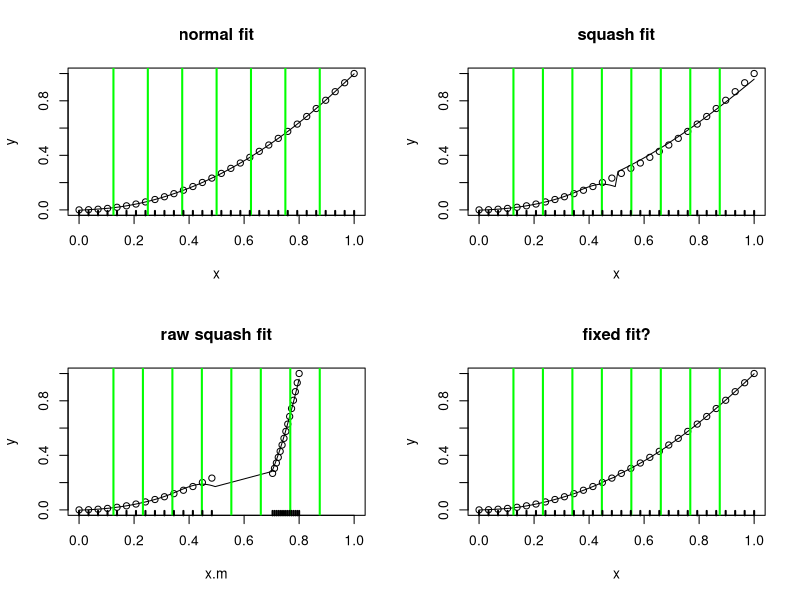

Source code (R):
# integration experiment.

# uses the functions from section 3.2.1 of the Red Book
# data
#size<-c(1.42,1.58,1.78,1.99,1.99,1.99,2.13,2.13,2.13, 
#2.32,2.32,2.32,2.32,2.32,2.43,2.43,2.78,2.98,2.98) 
#y<-c(4.0,4.2,2.5,2.6,2.8,2.4,3.2,2.4,2.6,4.8,2.9, 
#3.8,3.0,2.7,3.1,3.3,3.0,2.8,1.7) 
#x<-size-min(size);x<-x/max(x) 


# different data
x<-seq(0,1,len=30)
y<-x^2



#R(x,z)forcubicsplineon[0,1]
rk<-function(x,z){
   ((z-0.5)^2-1/12)*((x-0.5)^2-1/12)/4- 
      ((abs(x-z)-0.5)^4-(abs(x-z)-0.5)^2/2+7/240)/24 
} 

spl.X<-function(x,xk){
   #set up model matrix for cubic penalized regression spline
   q<-length(xk)+2 #numberofparameters 
   n<-length(x) #numberofdata 
   X<-matrix(1,n,q)#initializedmodelmatrix 
   X[,2]<-x #setsecondcolumntox 
   X[,3:q]<-outer(x,xk,FUN=rk)#andremainingtoR(x,xk) 
   X 
} 

spl.S<-function(xk){ 
   # set up the penalized regression spline penalty matrix, 
   # given knot sequence xk 
   q<-length(xk)+2;S<-matrix(0,q,q) # initialize matrix to 0 
   S[3:q,3:q]<-outer(xk,xk,FUN=rk) # fill in non-zero part 
   S 
} 

# A simple matrix square root 
mat.sqrt<-function(S){
   d<-eigen(S,symmetric=TRUE) 
   rS<-d$vectors%*%diag(d$values^0.5)%*%t(d$vectors) 
} 

# functiont of it penalized regression spline to x,y data, 
# with knots xk,given smoothing parameter, lambda. 
prs.fit<-function(y,x,xk,lambda) {
   q<-length(xk)+2 #dimension of basis 
   n<-length(x) #number of data 
   # create augmented model matrix.... 
   Xa<-rbind(spl.X(x,xk),mat.sqrt(spl.S(xk))*sqrt(lambda)) 
   y[(n+1):(n+q)]<-0 #augment the data vector 
   lm(y~Xa-1)#fit and return penalized regression spline 
} 

xp<-seq(0,1,len=120) # xvaluesforprediction 
xk<-1:7/8 #choosesomeknots 
#xk<-c(unique(x),1.3)
mod.2<-prs.fit(y,x,xk,0.0001)# fitpen.reg.spline 
Xp<-spl.X(xp,xk)#matrixtomapparamstofittedvaluesatxp 

par(mfrow=c(2,2))
#plot data & spl.fit 
plot(x,y, main="normal fit")
lines(xp,Xp%*%coef(mod.2))
abline(v=xk,col="green",lwd=2)
rug(x,lwd=2)

#########################################################################

# now crazy things happen
# move around the values of x and xk
xk<-seq(1/8,7/8,len=8) #choose some knots 
xp<-seq(0,1,len=100) # xvaluesforprediction 

# function to do the squashing
squash<-function(x,lims,sq){
   # squash the points in x between lims[1] and lims[2] by a factor of sq

   x.ret<-c() # return vector
   
   for(i in 1:(length(lims)-1)){
      x.tmp<-x[(x>=lims[i]) & (x<=lims[i+1])]
      x.tmp<-x.tmp-(lims[i+1]+lims[i])/2
      x.tmp<-x.tmp*sq[i]
      x.tmp<-x.tmp+(lims[i+1]+lims[i])/2
   
      x.ret<-c(x.ret,x.tmp)
   }

   return(x.ret)
}

x.m<-squash(x,c(0,0.5,1),c(1,0.2))
xp.m<-squash(xp,c(0,0.5,1),c(1,0.2))
xk.m<-xk

# bottom squash toward middle
#x.m<-c(x.m,x.tmp[x.tmp>0.5 & x.tmp<=0.75]*-expf)
#xp.m<-c(xp.m,xp.tmp[xp.tmp>0.5 & xp.tmp<=0.75]*-expf)
#
## top toward middle
#x.m<-c(x.m,x.tmp[x.tmp>0.75 & x.tmp<=1]*expf)
#xp.m<-c(xp.m,xp.tmp[xp.tmp>0.75 & xp.tmp<=1]*expf)



#xk.m[xk.m>0.5]<-xk.m[xk.m>0.5]*expf

mod.2<-prs.fit(y,x.m,xk.m,0.0001)# fitpen.reg.spline 
Xp.move<-spl.X(xp.m,xk.m)#matrix to map params to fitted values at xp 

#plot data & spl.fit 
plot(x,y, main="squash fit",xlim=c(0,1))
lines(xp,Xp.move%*%coef(mod.2))
abline(v=xk.m,col="green",lwd=2)
rug(x,lwd=2)

# plot the raw fit without transform back
plot(x.m,y, main="raw squash fit",xlim=c(0,1))
lines(xp.m,Xp.move%*%coef(mod.2))
abline(v=xk.m,col="green",lwd=2)
rug(x.m,lwd=2)

#### fixing...

# 2nd differential of R
Rd<-function(x,z){1/12*(6*(z^2-z-abs(z-x)+(z-x)^2)+2)}
# product
RdRd<-function(x,xk1,xk2){Rd(x,xk1)*Rd(x,xk2)}
#integrate(Rdd,lower=0,upper=1,xk1=xk[1],xk2=xk[2])
#rk(xk[1],xk[2])

# function to integrate d^2/dx^2 R(x*_i,x*_j)
intR<-function(xk1,xk2,xk,xk.m,max.x){

   #intrange<-c(0,xk.m,max.x)

   #intrange1<-c(0,0.3,0.7,max.x)
   #intrange2<-c(0,0.3*expf,0.7-0.24,1)

   # find the weights
   #w<-rep(1,length(intrange1))

   #w<-abs(diff(intrange1)/diff(intrange2))

   expf<-0.2

   # bespoke
   intrange2<-c(0,0.5,1*expf)
   w<-c(1,expf)

   #cat("w=",w,"\n")

   # return vector
   ret<-rep(0,length(intrange2))

   for(i in 1:(length(intrange2)-1)){
      ret[i]<-integrate(RdRd,lower=intrange2[i],upper=intrange2[i+1],
                        xk1=xk1,xk2=xk2)$value
      ret[i]<-ret[i]*w[i]^-3
   }
   sum(ret)
}


spl.S<-function(xk,xk.m,max.x){ 
   # set up the penalized regression spline penalty matrix, 
   # given knot sequence xk 
   q<-length(xk)+2
   S<-matrix(0,q,q) # initialize matrix to 0 

   T<-matrix(0,q-2,q-2)

   for(i in 1:(q-2)){
      for(j in 1:(q-2)){
         # compute integral of d^2/dx^2 R(x*_i,x*_j)
         T[i,j]<-intR(xk.m[i],xk.m[j],xk,xk.m,max.x)
      }
   }
  
   # by symmetry 
   #T<-T+t(T)-diag(T)

   S[3:q,3:q]<-T # fill in non-zero part 
   S
} 


prs.fit<-function(y,x,xk,xk.m,lambda) {
   q<-length(xk.m)+2 #dimension of basis 
   n<-length(x) #number of data 
   # create augmented model matrix.... 
   Xa<-rbind(spl.X(x,xk.m),mat.sqrt(spl.S(xk,xk.m,max(x)))*sqrt(lambda)) 
   y[(n+1):(n+q)]<-0 #augment the data vector 
   lm(y~Xa-1)#fit and return penalized regression spline 
} 

mod.2<-prs.fit(y,x.m,xk,xk.m,0.0001)# fitpen.reg.spline 
Xp.move<-spl.X(xp.m,xk.m)#matrix to map params to fitted values at xp 

#modS<-spl.S(xk.m,xk,max(x.m))

#plot data & spl.fit 
plot(x,y, main="fixed fit?")
lines(xp,Xp.move%*%coef(mod.2))
abline(v=xk.m,col="green",lwd=2)
rug(x,lwd=2)




## code to test the S calculation
#mod.2<-prs.fit(y,x,xk,xk,0.0001)# fitpen.reg.spline 
#Xp.move<-spl.X(xp,xk)#matrix to map params to fittedv alues at xp 
#
##plot data & spl.fit 
#plot(x,y, main="old fit, new S estimation")
#lines(xp,Xp.move%*%coef(mod.2))
#abline(v=xk,col="green",lwd=2)
#rug(x,lwd=2)






### dia
#plot(x,y)
#abline(v=0.3,col="green",lwd=3)
#abline(v=0.7,col="green",lwd=3)
#points(x[x>0.3 & x<0.7]*0.8,y=y[x>0.3 & x<0.7],pch=19,col="red")
#abline(v=0.3*0.8,col="red",lwd=3)
#abline(v=0.7*.8,col="red",lwd=3)
#points(x[x>0.7]-.24,y=y[x>0.7],pch=19,col="red")
